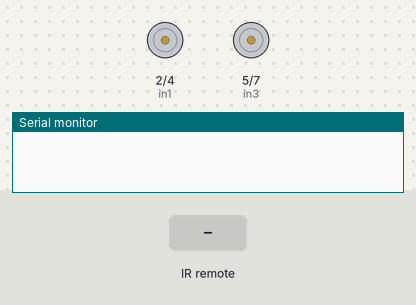
Bench run of a sketch on a simulated Arduino Uno, built with avr-gcc and run on an emulated ATmega328P. Parts: motor-driver pin pairs drawn as motors (green arrow = first pin HIGH = forward, orange = second pin HIGH = backward, longer = more drive, scaled by the enable pin), the last lines printed to the serial monitor. The test bench sets the inputs (shaded band).

Above: at 1.2 s.
1.3 s: infrared code 0x18 received
At 2.0 s:
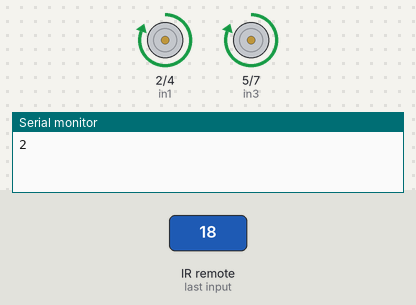
3.6 s: infrared code 0x8 received
At 3.89 s:
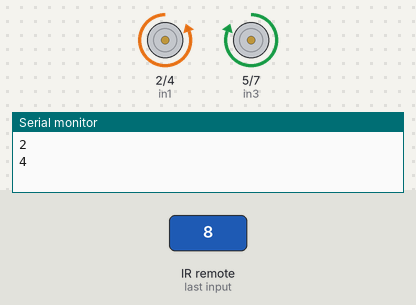
5.6 s: infrared code 0x5A received
At 5.87 s:
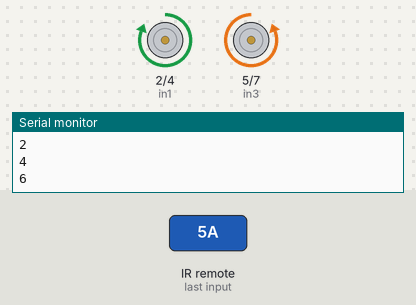
7.6 s: infrared code 0x52 received
At 8.1 s:
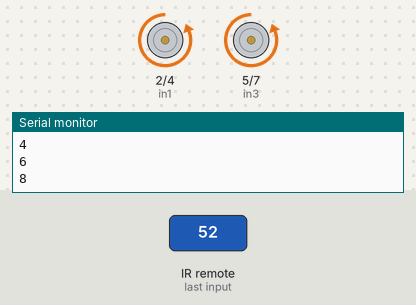
Timing chart, 0 to 10.6 s (numbered marks = the images above; inputs shaded):
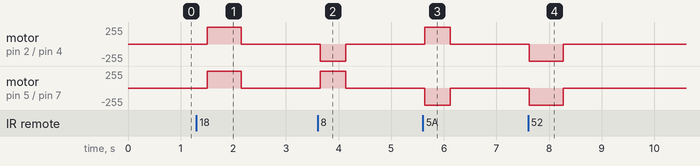

The sketch:

Experiment6_Self_Driving_Car.ino
```cpp
#include <IRremote.h>


int irval = 0;

int ENA = 3;
int in1 = 2;
int in2 = 4;
int ENB = 6;
int in3 = 5;
int in4 = 7;

void setup() {
  Serial.begin(9600);
  IrReceiver.begin(8, ENABLE_LED_FEEDBACK);

  pinMode(ENA, OUTPUT);
  pinMode(in1, OUTPUT);
  pinMode(in2, OUTPUT);
  pinMode(in3, OUTPUT);
  pinMode(in4, OUTPUT);
  pinMode(ENB, OUTPUT);
}

void remote() {
  if (IrReceiver.decode()) {
    switch (IrReceiver.decodedIRData.command) {
      case 24:
        irval = 2;
        break;
      case 8:
        irval = 4;
        break;
      case 90:
        irval = 6;
        break;
      case 82:
        irval = 8;
        break;
      }
    IrReceiver.resume();
    Serial.println(irval);
  }
}

void msdelay(int delNum) {
  int startms = millis();
  int currentms = millis();
  while (currentms - startms < delNum) {
    currentms = millis();
    remote();
  }
}

void ond(int pin) {
  digitalWrite(pin, HIGH);
}

void ona(int pin) {
  analogWrite(pin, 255);
}

void offd(int pin) {
  digitalWrite(pin, LOW);
}

void offa(int pin) {
  analogWrite(pin, 0);
}

void loop() {
remote();
msdelay(300);
if (irval == 6)
{
  ond(in1);
  offd(in2);
  offd(in3);
  ond(in4);
  ona(ENA);
  ona(ENB);
  delay(185);
  irval =0;
}

else if (irval == 4)
{
  offd(in1);
  ond(in2);
  ond(in3);
  offd(in4);
  ona(ENA);
  ona(ENB);
  delay(185);
  irval =0;
}

else if (irval == 2)
{
  ond(in1);
  offd(in2);
  ond(in3);
  offd(in4);
  ona(ENA);
  ona(ENB);
  delay(350);
  irval =0;
}

else if (irval == 8)
{
  offd(in1);
  ond(in2);
  offd(in3);
  ond(in4);
  ona(ENA);
  ona(ENB);
  delay(350);
  irval =0;
}
else
{
  offd(in1);
  offd(in2);
  offd(in3);
  offd(in4);
  offa(ENA);
  offa(ENB);
}
}
```

Measured:
- after the input at 1.3 s, motor on pin 2 (in1) / pin 4 (in2), motor on pin 5 (in3) / pin 7 (in4): stopped → forward 255/255 after 0.20 s, → stopped 0.65 s later
- after the input at 3.6 s, motor on pin 2 (in1) / pin 4 (in2): stopped → backward 255/255 after 0.05 s, → stopped 0.48 s later; motor on pin 5 (in3) / pin 7 (in4): stopped → forward 255/255 after 0.05 s, → stopped 0.48 s later
- after the input at 5.6 s, motor on pin 2 (in1) / pin 4 (in2): stopped → forward 255/255 at once, → stopped 0.48 s later; motor on pin 5 (in3) / pin 7 (in4): stopped → backward 255/255 at once, → stopped 0.48 s later
- after the input at 7.6 s, motor on pin 2 (in1) / pin 4 (in2), motor on pin 5 (in3) / pin 7 (in4): stopped → backward 255/255 at once, → stopped 0.65 s later
